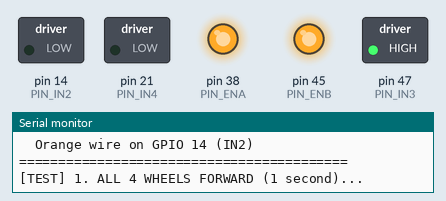
The sketch below on a simulated Arduino Mega 2560, built with avr-gcc and run on an emulated ATmega2560. On the bench: switched loads named in the sketch (green lamp = pin HIGH), output pins drawn as LEDs (lit = HIGH), the last lines printed to the serial monitor. Pins used as bus, display or sensor lines are not drawn.

Above: at 1.5 s.
At 3.5 s:
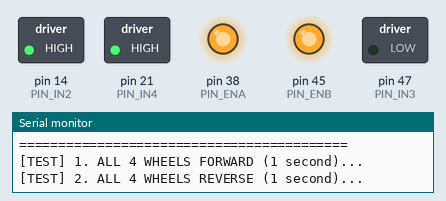
At 5.5 s:
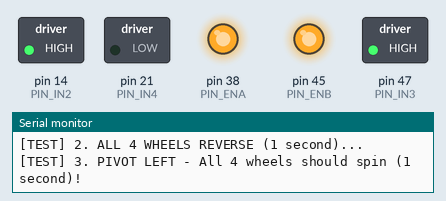
At 7.5 s:
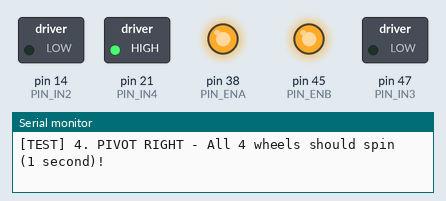
At 9.0 s:
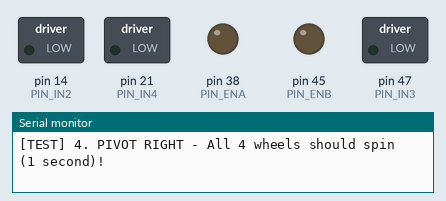
Timing chart, 0 to 12.7 s (numbered marks = the images above):
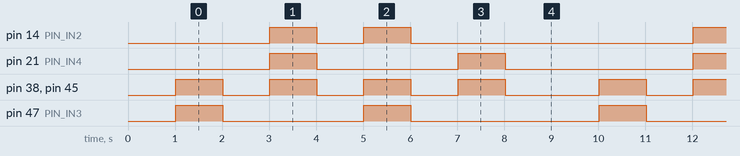

The sketch:

motor_test.ino
```cpp
/*
 * ============================================================
 *  DIRECT MOTOR RUNNER — ALL 4 DIRECTIONS TEST
 * ============================================================
 *  Pins:
 *    ENA (Green)  -> GPIO 38  (Left Speed Enable)
 *    IN1 (Yellow) -> GPIO  1  (Left Direction A)
 *    IN2 (Orange) -> GPIO 48  (Left Direction B — Right Header pin between 45 and 47!)
 *    IN3 (Red)    -> GPIO 47  (Right Direction A)
 *    IN4 (Brown)  -> GPIO 21  (Right Direction B)
 *    ENB (Red)    -> GPIO 45  (Right Speed Enable)
 * ============================================================
 */

#include <Arduino.h>

#define PIN_ENA  38   // Green  wire (GPIO 38)
#define PIN_IN1   1   // Yellow wire (GPIO 1)
#define PIN_IN2  14   // Orange wire (GPIO 14 — Left Header, 3rd pin from bottom!)
#define PIN_IN3  47   // Red    wire (GPIO 47)
#define PIN_IN4  21   // Brown  wire (GPIO 21)
#define PIN_ENB  45   // Red    wire (GPIO 45)

void stopMotors() {
    digitalWrite(PIN_IN1, LOW);
    digitalWrite(PIN_IN2, LOW);
    digitalWrite(PIN_IN3, LOW);
    digitalWrite(PIN_IN4, LOW);
    digitalWrite(PIN_ENA, LOW);
    digitalWrite(PIN_ENB, LOW);
}

void forwardMotors() {
    digitalWrite(PIN_IN1, HIGH);
    digitalWrite(PIN_IN2, LOW);
    digitalWrite(PIN_IN3, HIGH);
    digitalWrite(PIN_IN4, LOW);
    digitalWrite(PIN_ENA, HIGH);
    digitalWrite(PIN_ENB, HIGH);
}

void reverseMotors() {
    digitalWrite(PIN_IN1, LOW);
    digitalWrite(PIN_IN2, HIGH);
    digitalWrite(PIN_IN3, LOW);
    digitalWrite(PIN_IN4, HIGH);
    digitalWrite(PIN_ENA, HIGH);
    digitalWrite(PIN_ENB, HIGH);
}

void pivotLeftMotors() {
    digitalWrite(PIN_IN1, LOW);
    digitalWrite(PIN_IN2, HIGH);  // Left reverse
    digitalWrite(PIN_IN3, HIGH);
    digitalWrite(PIN_IN4, LOW);   // Right forward
    digitalWrite(PIN_ENA, HIGH);
    digitalWrite(PIN_ENB, HIGH);
}

void pivotRightMotors() {
    digitalWrite(PIN_IN1, HIGH);
    digitalWrite(PIN_IN2, LOW);   // Left forward
    digitalWrite(PIN_IN3, LOW);
    digitalWrite(PIN_IN4, HIGH);  // Right reverse
    digitalWrite(PIN_ENA, HIGH);
    digitalWrite(PIN_ENB, HIGH);
}

void setup() {
    Serial.begin(115200);
    delay(1000);

    Serial.println("\n==========================================");
    Serial.println("  4-DIRECTION MOTOR TEST (FORWARD/REV/L/R)");
    Serial.println("  Orange wire on GPIO 14 (IN2)            ");
    Serial.println("==========================================");

    pinMode(PIN_ENA, OUTPUT);
    pinMode(PIN_IN1, OUTPUT);
    pinMode(PIN_IN2, OUTPUT);
    pinMode(PIN_IN3, OUTPUT);
    pinMode(PIN_IN4, OUTPUT);
    pinMode(PIN_ENB, OUTPUT);

    stopMotors();
}

void loop() {
    Serial.println("\n[TEST] 1. ALL 4 WHEELS FORWARD (1 second)...");
    forwardMotors();
    delay(1000);
    stopMotors();
    delay(1000);

    Serial.println("[TEST] 2. ALL 4 WHEELS REVERSE (1 second)...");
    reverseMotors();
    delay(1000);
    stopMotors();
    delay(1000);

    Serial.println("[TEST] 3. PIVOT LEFT - All 4 wheels should spin (1 second)!");
    pivotLeftMotors();
    delay(1000);
    stopMotors();
    delay(1000);

    Serial.println("[TEST] 4. PIVOT RIGHT - All 4 wheels should spin (1 second)!");
    pivotRightMotors();
    delay(1000);
    stopMotors();
    delay(2000);
}
```

Measured:
- by itself, pin 14 (PIN_IN2): repeats every 9.0 s: LOW 1.0 s, HIGH 1.0 s, LOW 6.0 s, HIGH 1.0 s
- by itself, pin 21 (PIN_IN4), pin 47 (PIN_IN3): repeats every 9.0 s: LOW 3.0 s, HIGH 1.0 s, LOW 4.0 s, HIGH 1.0 s
- by itself, pin 38 (PIN_ENA), pin 45 (PIN_ENB): repeats every 9.0 s: 3 × (LOW 1.0 s, HIGH 1.0 s), LOW 2.0 s, HIGH 1.0 s
